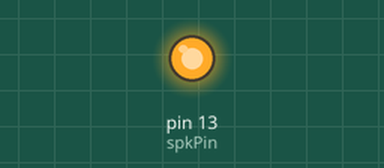
The sketch below on a simulated Arduino Uno, built with avr-gcc and run on an emulated ATmega328P. Parts: output pins drawn as LEDs (lit = HIGH).

Above: at 2.5 s.
At 6.5 s:
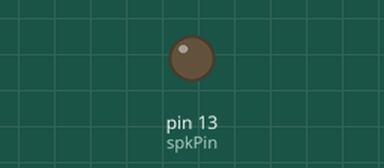
Timing chart, 0 to 10.4 s (numbered marks = the images above):
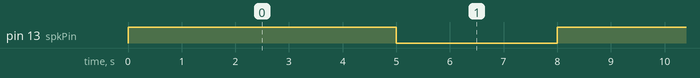

The sketch:

Alarm.ino
```cpp
/*
ALARM
*/

int spkPin = 13;

void setup() {
  pinMode(spkPin, OUTPUT);
}

void loop() {
  digitalWrite(spkPin, HIGH);
  delay(5000);
  digitalWrite(spkPin, LOW);
  delay(3000);
}
```

Measured:
- by itself, pin 13 (spkPin): alternates HIGH for 5.0 s and LOW for 3.0 s
